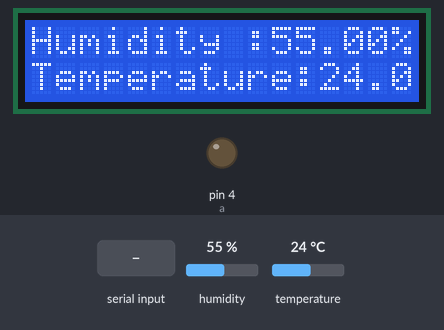
This sketch was run on a simulated Arduino Uno, built with avr-gcc and run on an emulated ATmega328P. On the bench: 16×2 character LCD, output pins drawn as LEDs (lit = HIGH). Inputs (shaded band) come from the test bench; at power-on: humidity 55 %, temperature 24 °C.

Above: at 8.2 s.
8.3 s: "3" received over Serial
At 9.6 s:
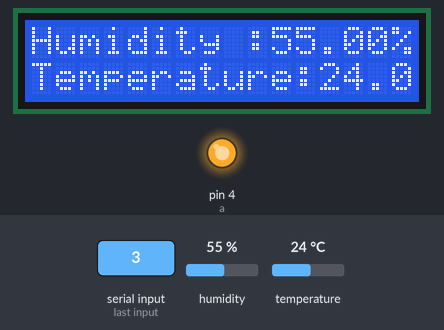
14.3 s: humidity set to 22 %
At 19.7 s:
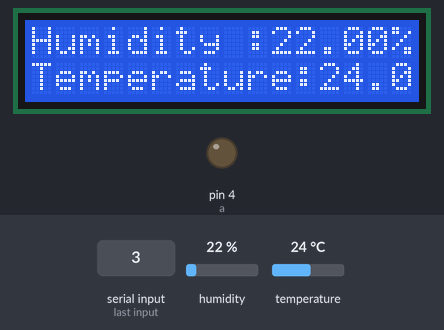
19.8 s: temperature set to 12 °C
At 22.8 s:
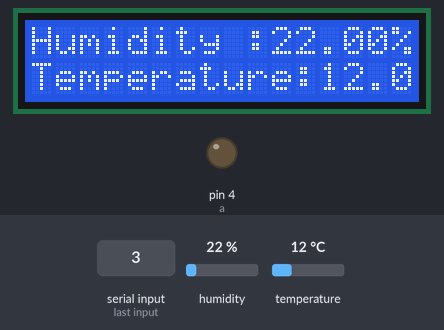
22.9 s: humidity set to 40 %
At 25.8 s:
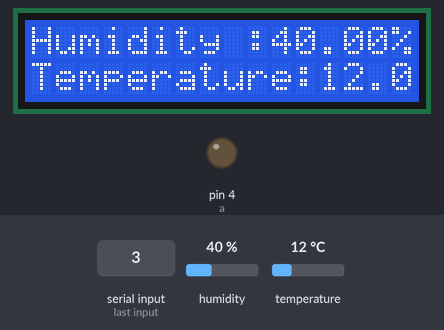
25.9 s: temperature set to 19 °C
At 28.9 s:
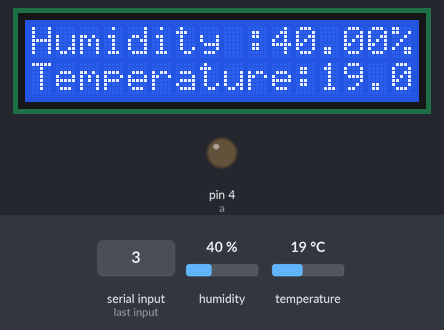
29.0 s: "1" received over Serial
At 31.2 s:
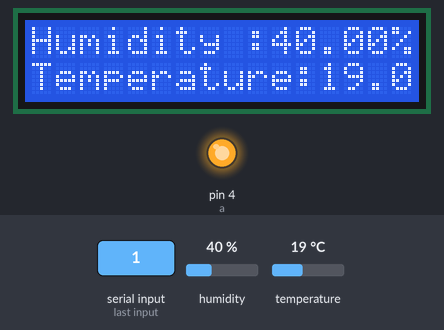
Timing chart, 0 to 32.7 s (numbered marks = the images above; inputs shaded):
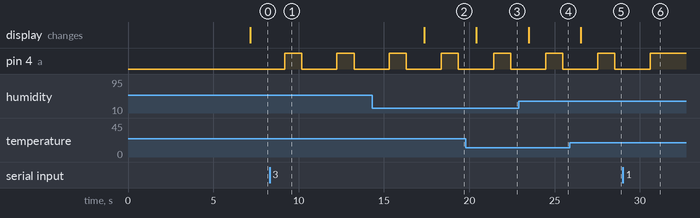

Measured:
- after the input at 8.3 s, pin 4 (a): alternates HIGH for 1.0 s and LOW for 2.1 s, starting after 0.89 s
- after the input at 14.3 s, the display: changes after 3.1 s (image 2)
- after the input at 19.8 s, the display: changes after 0.62 s (image 3)
- after the input at 22.9 s, the display: changes after 0.58 s (image 4)
- after the input at 25.9 s, the display: changes after 0.64 s (image 5)
- after the input at 29.0 s, pin 4 (a): goes on until 30.6 s, then stays HIGH

The sketch:

new_project_1.ino
```cpp
#include <DHT.h>
#include <Wire.h>
#include <LiquidCrystal_I2C.h>
LiquidCrystal_I2C lcd(0x27,16,2);
int a=4;
char txt;
#define DHTPIN 7
#define DHTTYPE DHT11
DHT dht(DHTPIN,DHTTYPE);
void setup()
{
  dht.begin();
  Serial.begin(9600);
  pinMode(a,OUTPUT);
  lcd.begin();
  lcd.print("  HEY, WELCOME");
  lcd.setCursor(0,1);
  lcd.print("-----PROLOY-----");
  delay(7000);
}
void loop(){
  if(Serial.available()!=0){
    txt=Serial.read();
  }
  if (txt=='1'){
    digitalWrite(a,HIGH);
  }
  if(txt=='0'){
    digitalWrite(a,LOW);
  }
  if (txt=='3')
  {
     digitalWrite(a, HIGH);
  delay(1000);
  digitalWrite(a, LOW);
  delay(1000);
    }
  float h=dht.readHumidity();
  float t=dht.readTemperature();
  lcd.setCursor(0,0);
  lcd.print("Humidity :");
  lcd.print(h);
  lcd.print("%");
  lcd.setCursor(0,1);
  lcd.print("Temperature:");
  lcd.print(t);
  lcd.print("°C");
  delay(1000);
}
```
